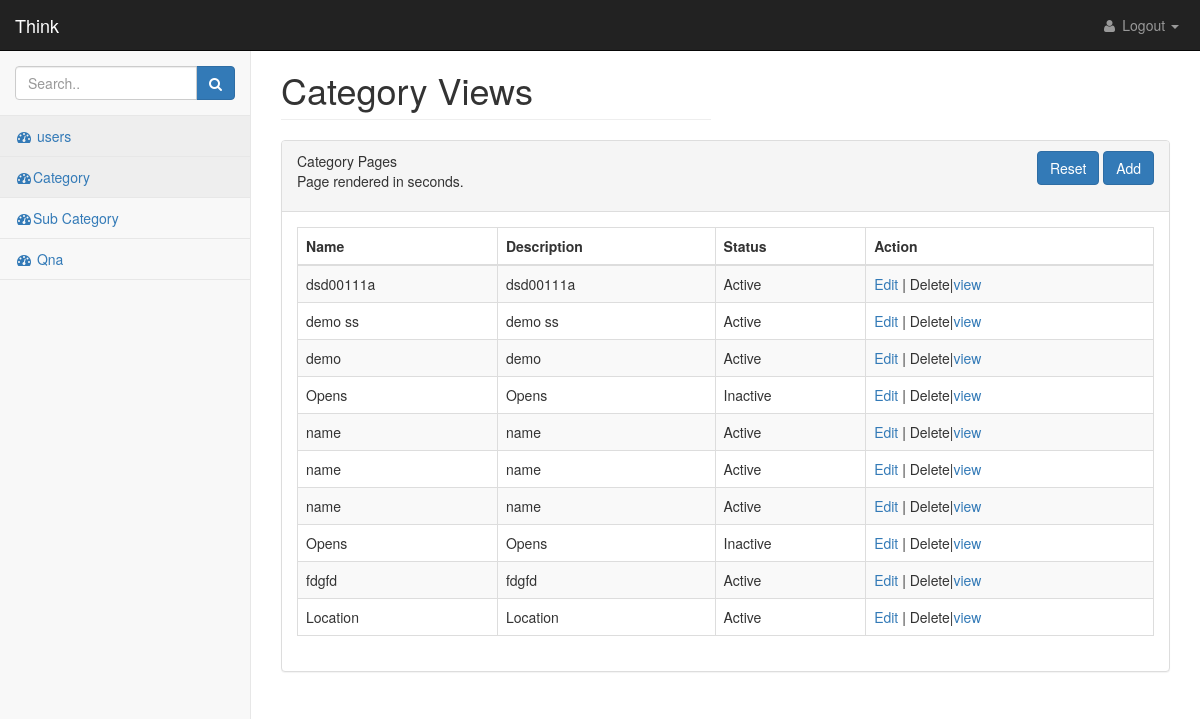
Page /backend/category/index.php on the committed database.
### tables this page shows
CREATE TABLE `category` (
  `id` int(11) NOT NULL,
  `name` varchar(250) DEFAULT NULL,
  `slug` varchar(1024) DEFAULT NULL,
  `descriptions` text,
  `images` varchar(1024) DEFAULT NULL,
  `title` varchar(1024) DEFAULT NULL,
  `content` text,
  `meta_title` varchar(1024) DEFAULT NULL,
  `meta_descriptions` varchar(1024) DEFAULT NULL,
  `meta_keyword` varchar(1024) DEFAULT NULL,
  `status` int(11) DEFAULT NULL,
  `created` int(11) DEFAULT NULL,
  `modified` int(11) DEFAULT NULL
);

### backend/category/index.php (the view, shortened to what this page needs)
<!DOCTYPE html>
<?php
$local = $_SERVER['DOCUMENT_ROOT'];
if($_SERVER['HTTP_HOST'] == "localhost"){
    $path = HTTP_HOST.'/mysite/';
}else{
     include($local."/constant/constant.php");
     include($local."/connectiondb/connect.php");
     $path = HTTP_HOST.'/';
}
    $sql = "SELECT * FROM category where status !=2 order by id desc limit 10";
    $result = mysqli_query($conn, $sql);
    $categorys = mysqli_fetch_all($result,MYSQLI_ASSOC);
?>
<html lang="en">
    <head>
        <link href="<?php echo $path; ?>admin/css/bootstrap.min.css" rel="stylesheet">
        <link href="<?php echo $path; ?>admin/css/metisMenu.min.css" rel="stylesheet">
        <link href="<?php echo $path; ?>admin/css/startmin.css" rel="stylesheet">
        <link href="<?php echo $path; ?>admin/css/font-awesome.min.css" rel="stylesheet" type="text/css">
    </head>
    <body>
        <div id="wrapper">
            <nav class="navbar navbar-inverse navbar-fixed-top" role="navigation">
                <div class="navbar-header">
                    <a class="navbar-brand" href="">Think</a>
                </div>
                <ul class="nav navbar-right navbar-top-links">
                    <li class="dropdown">
                        <a class="dropdown-toggle" data-toggle="dropdown" >
                            <i class="fa fa-user fa-fw"></i> Logout <b class="caret"></b>
                        </a>
                    </li>
                </ul>
                <div class="navbar-default sidebar" role="navigation">
                    <div class="sidebar-nav navbar-collapse">
                        <ul class="nav" id="side-menu">
                            <li class="sidebar-search">
                                <div class="input-group custom-search-form">
                                    <input type="text" class="form-control" placeholder="Search..">
                                    <span class="input-group-btn">
                                        <button class="btn btn-primary" type="button">
                                            <i class="fa fa-search"></i>
                                        </button>
                                </span>
                                </div>
                            </li>
                             <li>
                                <a href="<?php echo $path; ?>backend/users/index.php" class="active"><i class="fa fa-dashboard fa-fw"></i> users</a>
                            </li>
                             <li>
                                <a href="" class=""><i class="fa fa-dashboard fa-fw"></i>Category</a>
                            </li>
                             <li>
                                <a href="<?php echo $path; ?>backend/sub_category/index.php" class=""><i class="fa fa-dashboard fa-fw"></i>Sub Category</a>
                            </li>
                           <li>
                                <a href="<?php echo $path; ?>backend/qna/index.php" class=""><i class="fa fa-dashboard fa-fw"></i> Qna</a>
                            </li>
                        </ul>
                    </div>
                </div>
            </nav>
            <div id="page-wrapper">
                <div class="row">
                    <div class="col-lg-6">
                        <h1 class="page-header">Category Views</h1>
                    </div>
                </div>
                <div class="row">
                    <div class="col-lg-12">
                        <div class="panel panel-default">
                            <div class="panel-heading">
                                <div class="row">
                                <div class="col-lg-6">
                                Category Pages
                                <p class="footer">Page rendered in <strong></strong> seconds. </p>
                                </div>
                                    <div class="col-lg-6" style="text-align: right;">
                        <a href=""><button type="button" class="btn btn-primary">Reset</button></a>
                      <a href="add.php"><button type="button" class="btn btn-primary">Add</button></a>
                    </div>
                                </div>
                            </div>
                            <div class="panel-body">
                                <div class="dataTable_wrapper">
                                    <table class="table table-striped table-bordered table-hover" id="">
                                        <thead>
                                            <tr>
                                                <th>Name</th>
                                                <th>Description</th>
                                                <th>Status</th>
                                                <th>Action</th>
                                            </tr>
                                        </thead>
                                        <tbody>
                                            <?php
                                            if(isset($categorys)){
                                             foreach($categorys as $category){
                                                ?>
                                            <tr class="odd gradeX" id="category<?php echo $category['id'];?>">
                                                <td><?= $category['name']; ?></td>
                                                <td><?php echo $category['name']; ?></td>
                                                <td><?php
                                                $status = ['1'=>'Active', '0'=>'Inactive'];
                                                 $statusc = $category['status'];
                                                echo $status[$statusc]; ?></td>
                                                <td><a  href="edit.php?id=<?php echo $category['id']; ?>">Edit</a> |
				<span data-toggle="tooltip" data-placement="top" title="delete" onClick="deleteCategory(<?php echo $category['id']; ?>)">Delete</span>|<a  href="view.php?id=<?php echo $category['id']; ?>">view</a>
           </td>
                                            </tr>
                                            <?php } }?>
                                        </tbody>
                                    </table>
                                </div>
                            </div>
                        </div>
                    </div>
                </div>
            </div>
        </div>
    </body>
</html>

### admin/css/startmin.css (style rules this page uses)
body { background-color: #f8f8f8; }
#wrapper { width: 100%; }
#page-wrapper { padding: 30px 15px 0 15px; min-height: 568px; background-color: #fff; }
@media (min-width:768px) { #page-wrapper { position: inherit; margin-left: 250px; padding: 30px 30px 0 30px; border-left: 1px solid #e7e7e7; } }
.navbar-header { float: left; }
.navbar-right { text-align: right; }
.navbar-top-links { margin: 0; }
.navbar-top-links li { display: inline-block; }
.navbar-top-links li:last-child { margin-right: 6px; }
.navbar-top-links li a { padding: 15px; min-height: 50px; }
.navbar-top-links>li>a { color: #999; }
.sidebar .sidebar-nav.navbar-collapse { padding-right: 0; padding-left: 0; }
.sidebar .sidebar-search { padding: 15px; }
.sidebar ul li { border-bottom: 1px solid #e7e7e7; }
.sidebar ul li a.active { background-color: #eee; }
@media (min-width:768px) { .sidebar { z-index: 1; position: absolute; width: 250px; margin-top: 51px; } }

### rows in the picture
category: name "dsd00111a", status "Active"
category: name "demo ss", status "Active"
category: name "demo", status "Active"
category: name "Opens", status "Inactive"
category: name "name", status "Active"
category: name "name", status "Active"
category: name "name", status "Active"
category: name "Opens", status "Inactive"
category: name "fdgfd", status "Active"
category: name "Location", status "Active"
